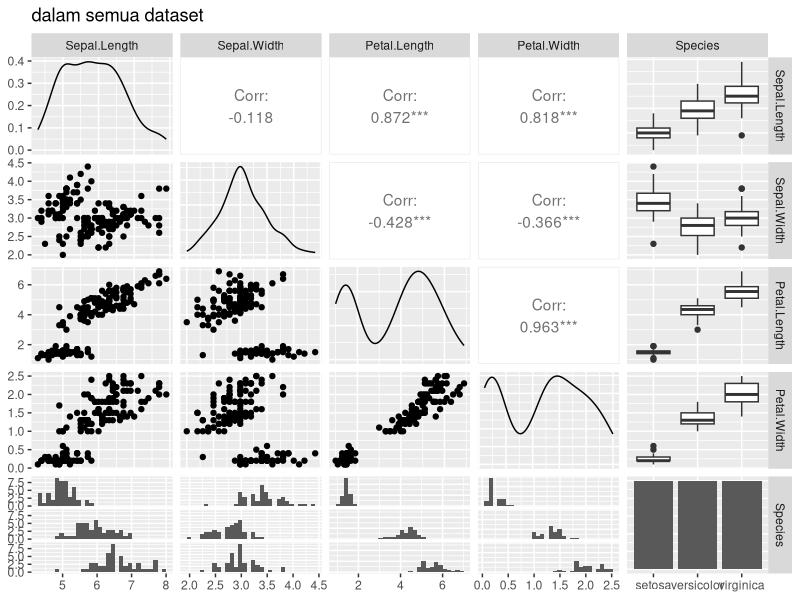
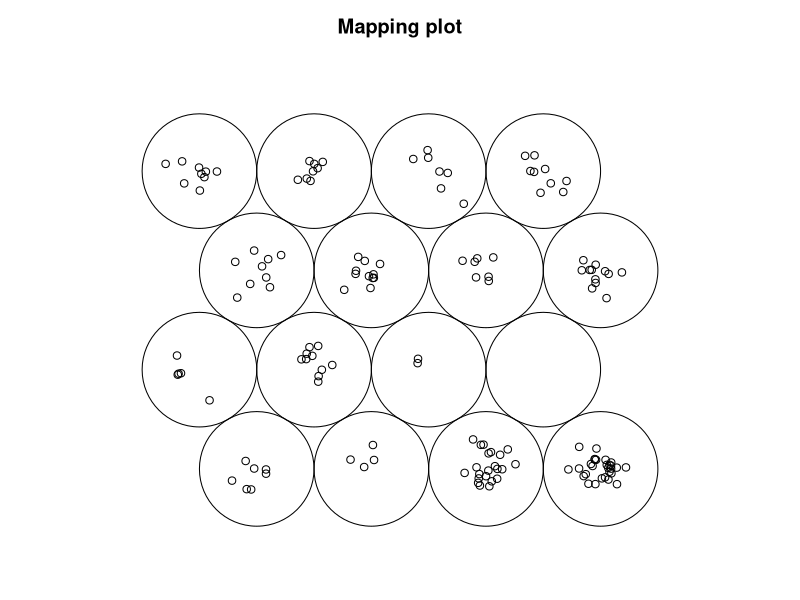
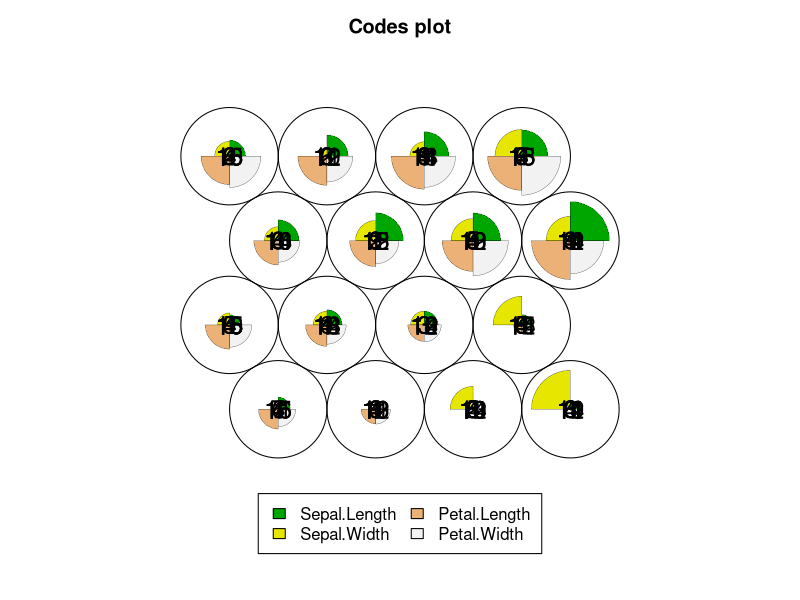
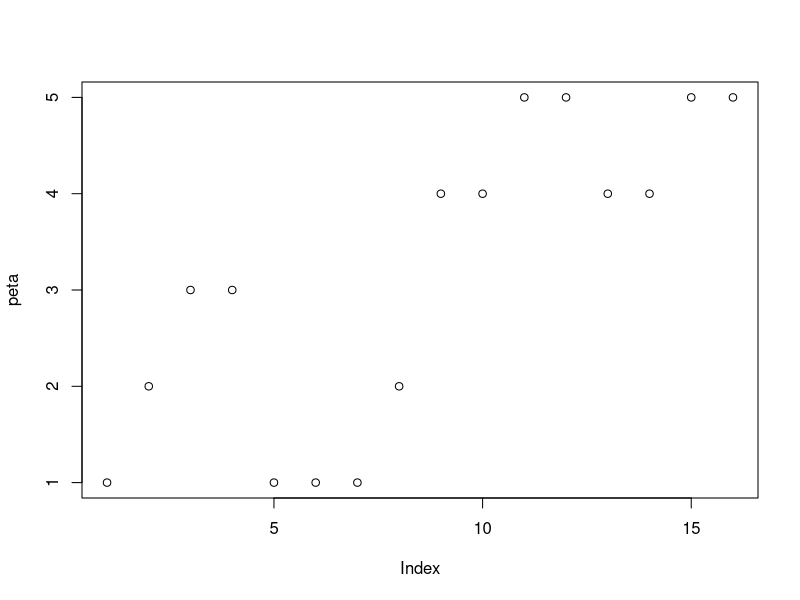
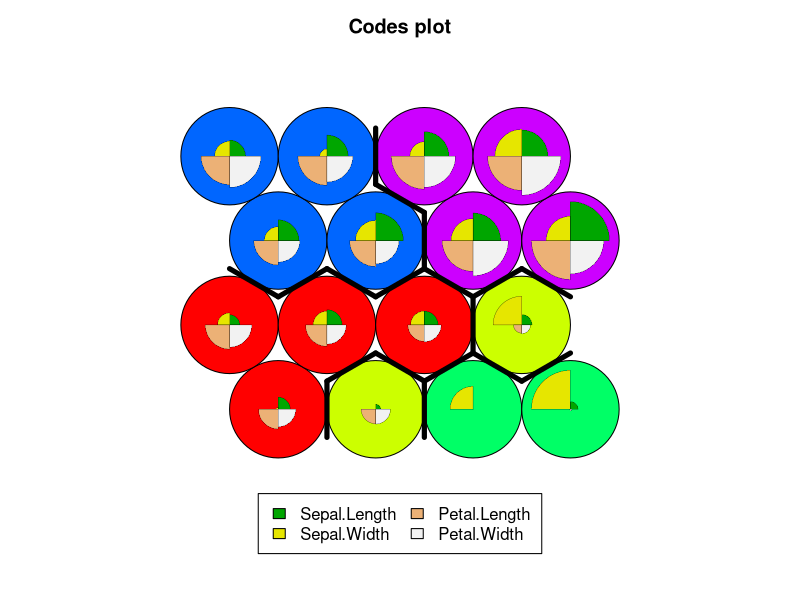

These figures' R source, in order:
## ---- chunk 1
knitr::opts_chunk$set(echo = TRUE)
## ---- chunk 2
library(class)
library(MASS)
library(kohonen)
## ---- chunk 3
library(ggplot2) # plot
library(GGally) # Plot
library(RColorBrewer) # Untuk Warna yang di gunakan
## ---- chunk 4
# pertama tama panggil data
summary(iris)
## ---- chunk 5
# Tetapkan atribut untuk dapat mengklasifikasikan variabel (bukan pengamatan) yang kemudian dapat diselidiki menggunakan GGall ( Plot)
attr(iris,'Sepal') <- c("Sepal.Length", "Sepal.Width")
attr(iris,'Petal') <- c("Petal.Length", "Petal.Width")
str(attributes(iris))
## ---- chunk 6
(SepalVar <- attr(iris, "Sepal"))
## ---- chunk 7
(PetalVar <- attr(iris, "Petal"))
## ---- chunk 8
ggpairs(iris, title = "dalam semua dataset")
## ---- chunk 9
data("iris")
View(iris)
## ---- chunk 10
scale(iris[,-5])
head(scale(iris[,-5]))
## ---- chunk 11
dim(iris)
## ---- chunk 12
str(iris)
## ---- chunk 13
grid<- somgrid(xdim=5 , ydim=5 , topo = "hexagonal")
## ---- chunk 14
som.iris <- som(as.matrix(iris[,-5]), grid = somgrid(xdim = 4, ydim = 4, topo="hexagonal"))
## ---- chunk 15
str(som.iris)
## ---- chunk 16
plot(som.iris, type="mapping")
## ---- chunk 17
som.iris$grid$pts
## ---- chunk 18
som.iris$unit.classif
## ---- chunk 19
plot(som.iris)
text(som.iris$grid$pts, labels = som.iris$unit.classif,cex=1.5)
## ---- chunk 20
som.iris$codes[[1]]
## ---- chunk 21
dist(som.iris$codes[[1]])
hclust(dist(som.iris$codes[[1]]))
## ---- chunk 22
peta <- cutree(hclust(dist(som.iris$codes[[1]])),5)
plot(peta)
plot(som.iris,type="codes",bgcol=rainbow(5)[peta])
add.cluster.boundaries(som.iris,peta)
